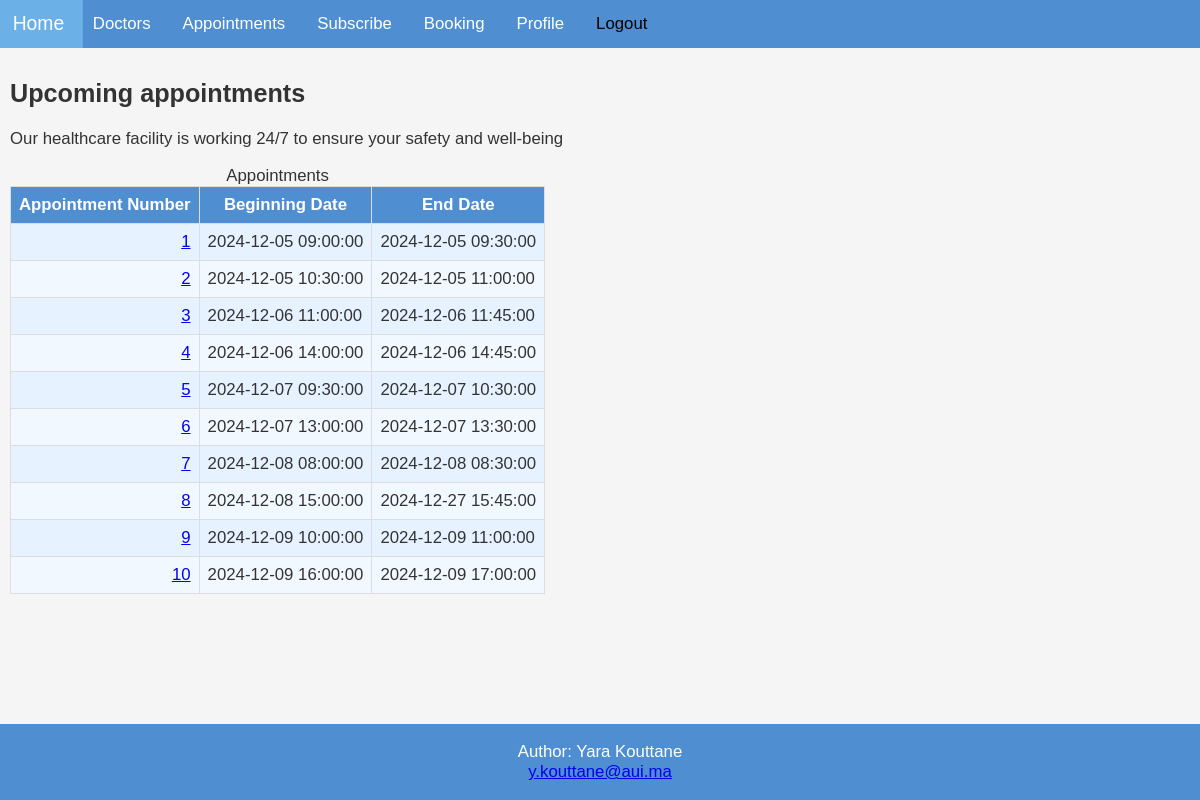
/appointments/appointments.php (signed in), run on the app's committed database.
### tables this page shows
CREATE TABLE APPOINTMENT(
    appointment_id INT PRIMARY KEY AUTO_INCREMENT,
    appointment_date_beg DATETIME NOT NULL,
    appointment_date_end DATETIME NOT NULL,
    patient_id INT NOT NULL,
    doctor_id INT NOT NULL,
    CONSTRAINT has_appointment 
    FOREIGN KEY (patient_id)
    REFERENCES patient(patient_id),
    CONSTRAINT gives_appointment 
    FOREIGN KEY (doctor_id)
    REFERENCES doctor(doctor_id)
);

### appointments/appointments.php (the view, shortened to what this page needs)
<!DOCTYPE html>
<html>
<head>
  <link rel="stylesheet" href="css/mystyle.css">
</head>
<div class="wrapper">
<body>
<?php include '../inc/header.php';?>
<div class="content">
<h2>Upcoming appointments</h2>
<p>Our healthcare facility is working 24/7 to ensure your safety and well-being</p>
<?php
include "../config/init.php";
try
{
    $conn = new PDO("mysql:host=$server; dbname=$db", $user, $password);
    $qry = "SELECT appointment_id, appointment_date_beg, appointment_date_end
             FROM appointment
             ORDER BY appointment_id;";
    $stmt = $conn->prepare($qry);
    $stmt->execute();
    echo "<table>\n";
    echo "<caption>Appointments</caption>\n";
    echo "<tr><th>Appointment Number</th><th>Beginning Date</th><th>End Date</th></tr>\n";
    while ($result = $stmt->fetch()) {
        echo "<tr>";
        echo "<td><span class='number'><a href='appointments/appointment_details.php?id=" . $result['appointment_id'] . "'>" . $result['appointment_id'] . "</a></span></td>";
        echo "<td>" . $result['appointment_date_beg'] . "</td>";
        echo "<td>" . $result['appointment_date_end'] . "</td>";
        echo "</tr>\n";
    }
    echo "</table>\n";
}
catch(PDOException $e) {
    echo "Error: " . $e->getMessage();
}
?>
</div>
<?php include '../inc/footer.php';?>
</body>
</div>
</html>

### css/mystyle.css (style rules this page uses)
* { box-sizing: border-box; font-family: Arial, Helvetica, sans-serif; }
body { margin: 0; font-family: system-ui, -apple-system, BlinkMacSystemFont, 'Segoe UI', Roboto, Oxygen, Ubuntu, Cantarell, 'Open Sans', 'Helvetica Neue', sans-serif; background-color: #ffffff; }
html { font-size: 1.05rem; }
.content { background-color: #f5f5f5; padding: 10px; height: 100%; color: #333333; overflow-y: auto; flex: 1; }
table, th, td { border: 1px solid #dddddd; border-collapse: collapse; }
th { background-color: #4f8fd1; color: white; padding: 8px; }
td { padding: 8px; }
tr:nth-child(even) { background-color: #e6f2ff; color: #333; }
tr:nth-child(odd) { background-color: #f2f8ff; color: #333; }
.number { float: right; }
.wrapper { height: 100vh; display: flex; flex-direction: column; }

### data on the page
appointment: appointment_id "1", appointment_date_beg "2024-12-05 09:00:00", appointment_date_end "2024-12-05 09:30:00"
appointment: appointment_id "2", appointment_date_beg "2024-12-05 10:30:00", appointment_date_end "2024-12-05 11:00:00"
appointment: appointment_id "3", appointment_date_beg "2024-12-06 11:00:00", appointment_date_end "2024-12-06 11:45:00"
appointment: appointment_id "4", appointment_date_beg "2024-12-06 14:00:00", appointment_date_end "2024-12-06 14:45:00"
appointment: appointment_id "5", appointment_date_beg "2024-12-07 09:30:00", appointment_date_end "2024-12-07 10:30:00"
appointment: appointment_id "6", appointment_date_beg "2024-12-07 13:00:00", appointment_date_end "2024-12-07 13:30:00"
appointment: appointment_id "7", appointment_date_beg "2024-12-08 08:00:00", appointment_date_end "2024-12-08 08:30:00"
appointment: appointment_id "8", appointment_date_beg "2024-12-08 15:00:00", appointment_date_end "2024-12-27 15:45:00"
appointment: appointment_id "9", appointment_date_beg "2024-12-09 10:00:00", appointment_date_end "2024-12-09 11:00:00"
appointment: appointment_id "10", appointment_date_beg "2024-12-09 16:00:00", appointment_date_end "2024-12-09 17:00:00"
